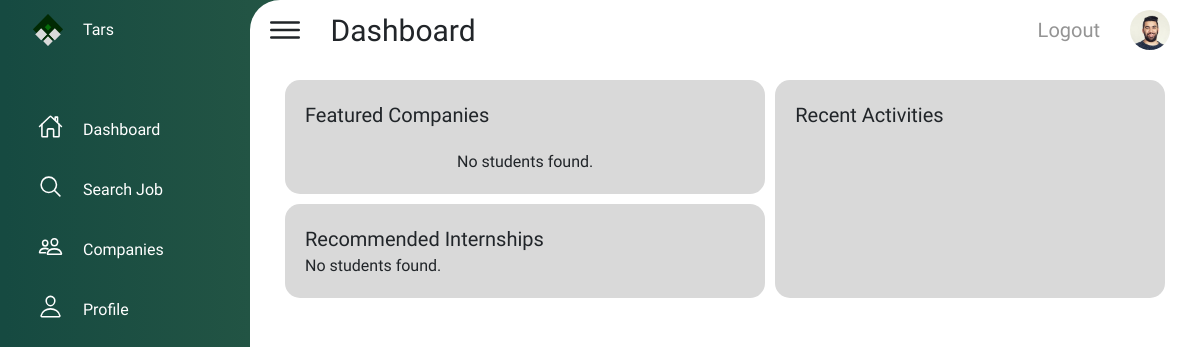
The page /student/student_dashboard.php on the database as committed earlier.
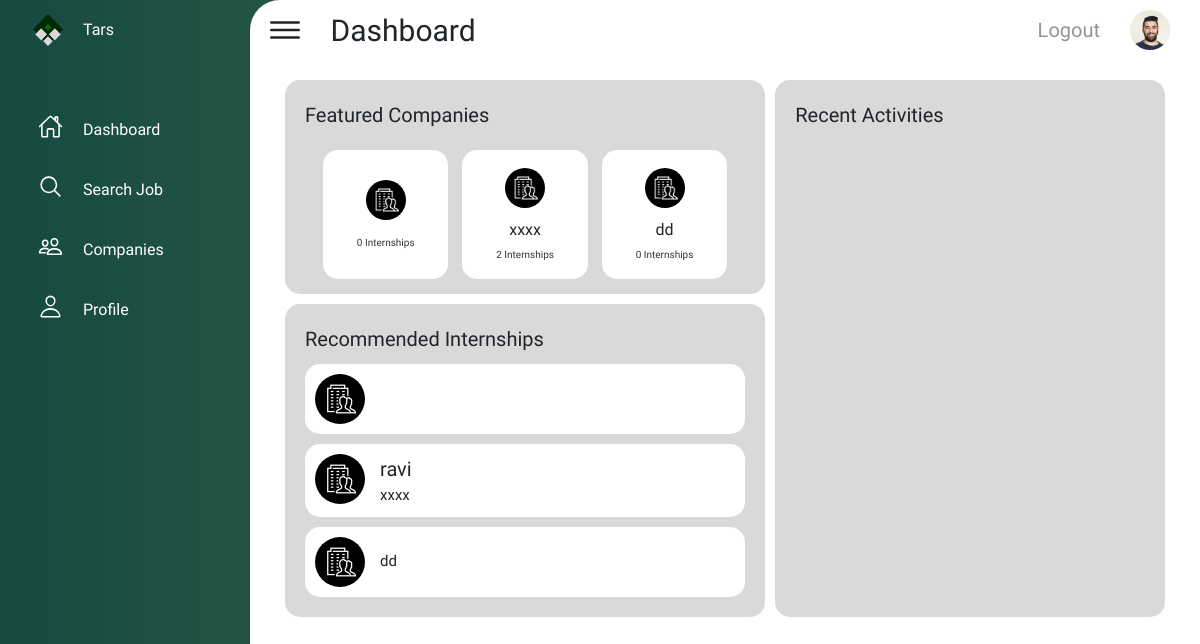
The same page on the database as committed later.
### tables this page shows
CREATE TABLE `company_info` (
  `id` int(255) NOT NULL,
  `email` varchar(255) NOT NULL,
  `password` varchar(255) NOT NULL,
  `name` varchar(255) NOT NULL,
  `type` varchar(255) NOT NULL,
  `location` varchar(255) NOT NULL,
  `com_email` varchar(255) NOT NULL,
  `about` varchar(255) NOT NULL,
  `linkedin` varchar(255) NOT NULL,
  `twitter` varchar(255) NOT NULL
);

CREATE TABLE `company_post_job` (
  `id` int(11) NOT NULL,
  `title` varchar(255) NOT NULL,
  `description` varchar(255) NOT NULL,
  `location` varchar(255) NOT NULL,
  `qualification` varchar(255) NOT NULL,
  `type` varchar(255) NOT NULL,
  `email` varchar(255) NOT NULL
);

### student/student_dashboard.php (the view, shortened to what the changed rows need)
<!DOCTYPE html>
<html lang="en">
<head>
    <link rel="stylesheet" href="../lib/style/student_dash.css">
    <link href="https://cdn.jsdelivr.net/npm/bootstrap@5.0.2/dist/css/bootstrap.min.css" rel="stylesheet"
>
</head>
<body>
    <div class="container1">
        <div class="main">
            <div class="grid-container">
                <div class="item1">
                    <span class="title">Featured Companies</span>
                    <div class="card-sec">
                        <?php
                        $DATABASE_HOST = 'localhost';
                        $DATABASE_USER = 'root';
                        $DATABASE_PASS = '';
                        $DATABASE_NAME = 'tars_db';
                        $con = mysqli_connect($DATABASE_HOST, $DATABASE_USER, $DATABASE_PASS, $DATABASE_NAME);
                        $sql = "SELECT * FROM company_info ORDER BY id DESC LIMIT 3";
                        $stmt = $con->prepare($sql);
                        $stmt->execute();
                        $result = $stmt->get_result();
                        if ($result && mysqli_num_rows($result) > 0) {
                            while ($row = mysqli_fetch_assoc($result)) {
                                $email = $row['email'];
                                $sql1 = "SELECT COUNT(*) AS email_count FROM company_post_job WHERE email = ?";
                                $stmt1 = $con->prepare($sql1);
                                $stmt1->bind_param('s', $email);
                                $stmt1->execute();
                                $result1 = $stmt1->get_result();
                                $row1 = $result1->fetch_assoc();
                                $email_count = $row1['email_count'];
                                echo '<div class="c-card">';
                                echo '<img src="../images/Group 105.png" alt="" >';
                                echo '<span>' . $row['name'] . '</span>';
                                echo '<span class="int-no">' . $email_count . ' Internships</span>';
                                echo '</div>';
                            }
                        } else {
                            echo "<tr><td colspan='4'>No students found.</td></tr>";
                        }
                        ?>
                    </div>
                </div>
                <div class="item2">
                    <span class="title">Recommended Internships</span>
                    <div class="int-sec">
                        <?php
                        $DATABASE_HOST = 'localhost';
                        $DATABASE_USER = 'root';
                        $DATABASE_PASS = '';
                        $DATABASE_NAME = 'tars_db';
                        $con = mysqli_connect($DATABASE_HOST, $DATABASE_USER, $DATABASE_PASS, $DATABASE_NAME);
                        $sql2 = "SELECT * FROM company_info ORDER BY id DESC LIMIT 3";
                        $stmt2 = $con->prepare($sql2);
                        $stmt2->execute();
                        $result2 = $stmt2->get_result();
                        if ($result2 && mysqli_num_rows($result2) > 0) {
                            while ($row = mysqli_fetch_assoc($result2)) {
                                $email = $row['email'];
                                $name = $row['name'];
                                $sql3 = "SELECT title FROM company_post_job WHERE email = ?";
                                $stmt3 = $con->prepare($sql3);
                                $stmt3->bind_param('s', $email);
                                $stmt3->execute();
                                $result3 = $stmt3->get_result();
                                $row3 = $result3->fetch_assoc();
                                echo '<div class="int-card">';
                                echo '<img src="../images/Group 105.png" alt="">';
                                echo '<div class="text1">';
                                echo '<span class="text2" >' . $row3['title'] . '</span>';
                                echo '<span>' . $name . '</span>';
                                echo '</div>';
                                echo '</div>';
                            }
                        } else {
                            echo "<tr><td colspan='4'>No students found.</td></tr>";
                        }
                        ?>
                    </div>
                </div>
            </div>
        </div>
    </div>
</body>
</html>

Rows that differ between the two databases and show on the page:
added company_info: email_count "0"
added company_info: name "xxxx", email_count "2", company_post_job.title "ravi"
added company_info: name "dd", email_count "0"
Other text that changed with them:
text no longer shown: "No students found. No students found."
